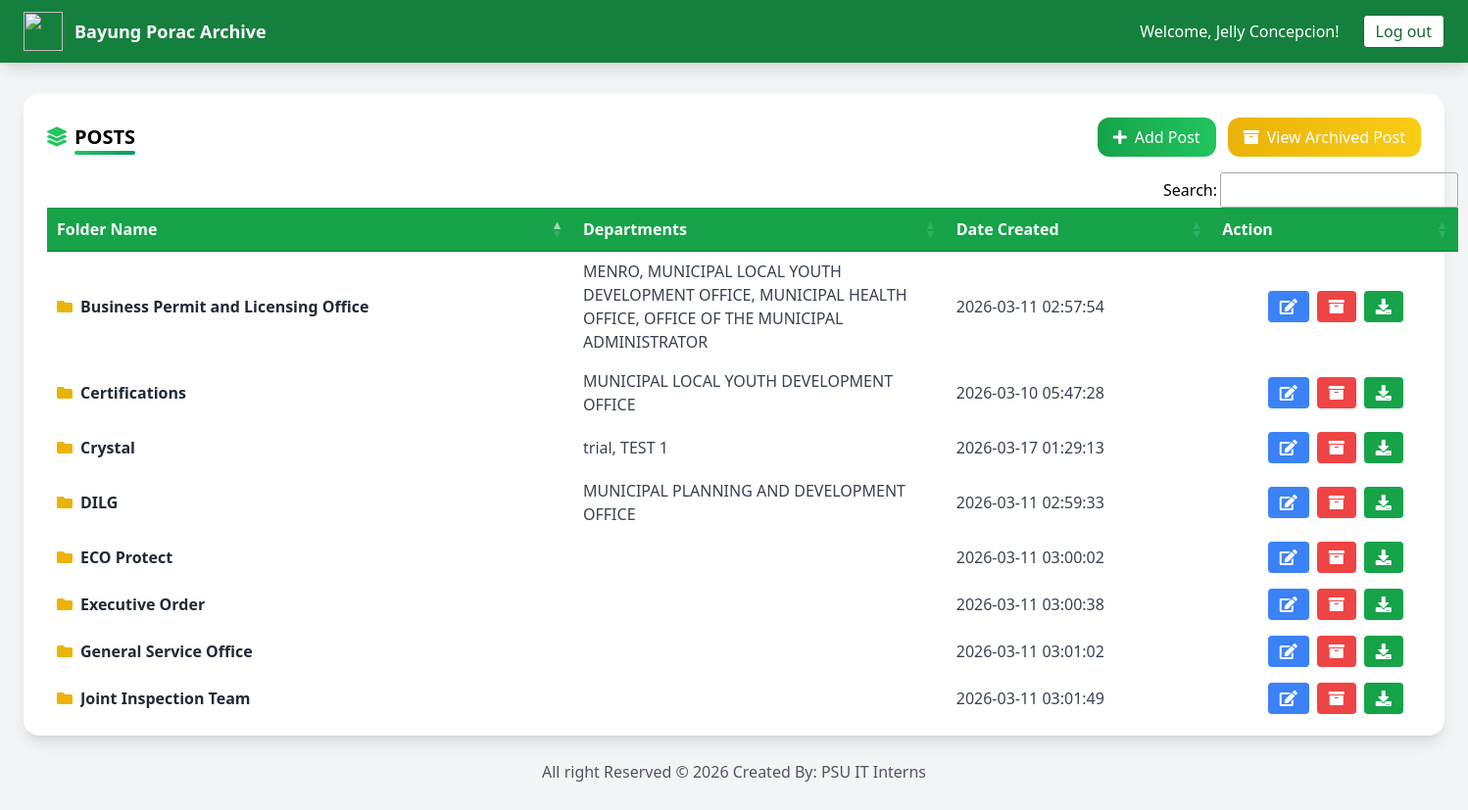
Screenshot of /Private_Dashboard/folder_management.php (signed in) with the database file from the repository.
### tables this page shows
CREATE TABLE `folders` (
  `folder_id` int(11) NOT NULL,
  `folder_name` varchar(150) NOT NULL,
  `folder_status` enum('Active','Archived') DEFAULT 'Active',
  `created_at` timestamp NOT NULL DEFAULT current_timestamp()
);

### Private_Dashboard/folder_management.php (the view, shortened to what this page needs)
<!DOCTYPE html>
<html lang="en">
<?php
require_once("../include/connection.php");
$query = mysqli_query($conn,"
SELECT
f.folder_id,
f.folder_name,
f.created_at,
GROUP_CONCAT(d.department_name SEPARATOR ', ') as departments
FROM folders f
LEFT JOIN folder_departments fd ON f.folder_id = fd.folder_id
LEFT JOIN departments d ON fd.department_id = d.department_id
WHERE f.folder_status='Active'
GROUP BY f.folder_id
ORDER BY f.folder_name ASC
");
?>
<head>
<link href="https://cdn.datatables.net/1.10.25/css/jquery.dataTables.min.css" rel="stylesheet">
<link rel="stylesheet" href="https://cdnjs.cloudflare.com/ajax/libs/font-awesome/5.15.4/css/all.min.css" />
<script src="https://cdn.tailwindcss.com"></script>
</head>
<body class="bg-gray-100 font-sans">
<nav class="fixed top-0 w-full bg-green-700 shadow-lg z-50">
  <div class="flex flex-col sm:flex-row justify-between items-center
              h-auto sm:h-16 px-4 sm:px-6 py-2 sm:py-0 gap-2 sm:gap-0">
    <div class="flex items-center space-x-3">
      <img src="js/img/municipalLogo.png" class="w-8 h-8 sm:w-10 sm:h-10 object-contain">
      <h1 class="text-white font-semibold text-base sm:text-lg text-center sm:text-left">
        Bayung Porac Archive
      </h1>
    </div>
    <div class="flex flex-col sm:flex-row items-center
                gap-2 sm:space-x-4 text-white
                text-sm sm:text-base text-center sm:text-left">
      <span>
        Welcome, <?php echo ucwords(htmlentities($_SESSION['admin_name'])); ?>!
      </span>
      <a href="#" onclick="confirmLogout(this)"
         class="bg-white text-green-800 border border-green-800 px-3 py-1 rounded
                hover:bg-green-800 hover:text-white hover:border-white
                transition-colors duration-300">
        Log out
      </a>
    </div>
  </div>
</nav>
<div class="mt-24 px-4 sm:px-6 flex flex-col lg:flex-row gap-6">
  <div class=" h-[655px] w-[1440px] lg:w-3/4 flex-1 lg:ml-0">
    <div class="bg-white rounded-2xl shadow-lg p-4 sm:p-6 h-full transition-all duration-300 hover:shadow-xl">
      <div class="flex flex-col sm:flex-row justify-between items-center gap-3 mb-4">
<h2 class="text-lg sm:text-xl font-semibold flex items-center gap-2 text-center sm:text-left">
  <i class="fas fa-layer-group text-green-500"></i>
  <span class="relative">
    POSTS
    <span class="absolute left-0 -bottom-1 w-full h-1 bg-gradient-to-r from-green-500 to-emerald-600 rounded"></span>
  </span>
</h2>
        <div class="flex flex-col sm:flex-row gap-2 sm:gap-3 w-full sm:w-auto">
          <button onclick="$('#modalAddFolder').removeClass('hidden');"
                  class="w-full sm:w-auto justify-center bg-gradient-to-r from-green-600 to-green-500 text-white px-4 py-2 rounded-xl hover:scale-105 hover:shadow-lg flex items-center gap-2 transition-all duration-300">
            <i class="fas fa-plus"></i> Add Post
          </button>
          <button onclick="openArchivedFolders();"
                  class="w-full sm:w-auto justify-center bg-gradient-to-r from-yellow-500 to-yellow-400 text-white px-4 py-2 rounded-xl hover:scale-105 hover:shadow-lg transition-all duration-300 flex items-center gap-2">
            <i class="fas fa-archive"></i> View Archived Post
          </button>
        </div>
      </div>
      <div class="h-[560px] w-[1440px] overflow-y-auto overflow-x-hidden">
  <table id="dtable" class="min-w-full border-gray-200 table-auto">
    <thead class="bg-green-600 text-white">
      <tr>
        <th class="px-4 py-2 text-left">Folder Name</th>
        <th class="px-4 py-2 text-left">Departments</th>
        <th class="px-4 py-2 text-left">Date Created</th>
        <th class="px-4 py-2 text-center">Action</th>
      </tr>
    </thead>
    <tbody class="text-gray-700">
      <?php while($row=mysqli_fetch_array($query)){ ?>
      <tr class="border-b hover:bg-green-50 hover:shadow-lg hover:-translate-y-1 transition-transform duration-300">
  <td class="px-4 py-2 align-middle">
    <a href="add_document.php?folder_id=<?php echo $row['folder_id']; ?>"
       class="flex items-center gap-2 text-gray-800 hover:text-green-700 truncate">
      <i class="fas fa-folder text-yellow-500"></i>
      <b class="truncate"><?php echo $row['folder_name']; ?></b>
    </a>
  </td>
  <td class="px-4 py-2 align-middle text-xs sm:text-sm md:text-base break-words max-w-[220px]">
    <?php echo $row['departments']; ?>
  </td>
  <td class="px-4 py-2 align-middle">
    <?php echo $row['created_at']; ?>
  </td>
  <td class="px-4 py-2 align-middle">
    <div class="flex flex-col sm:flex-row items-center justify-center gap-2">
      <button onclick="$('#modalEditFolder<?php echo $row['folder_id']; ?>').removeClass('hidden');"
              class="bg-blue-500 text-white px-3 py-1 rounded hover:bg-blue-600 w-full sm:w-auto
                     transform transition duration-200 hover:scale-105 hover:shadow-lg">
        <i class="fas fa-edit"></i>
      </button>
      <a href="#" onclick="confirmArchive(<?php echo $row['folder_id']; ?>)"
         class="bg-red-500 text-white px-3 py-1 rounded hover:bg-red-600 w-full sm:w-auto text-center
                transform transition duration-200 hover:scale-105 hover:shadow-lg">
        <i class="fas fa-archive"></i>
      </a>
      <a href="download_folder.php?folder_id=<?php echo $row['folder_id']; ?>"
   class="bg-green-600 text-white px-3 py-1 rounded hover:bg-green-700 w-full sm:w-auto text-center
          transform transition duration-200 hover:scale-105 hover:shadow-lg">
   <i class="fas fa-download"></i>
</a>
    </div>
  </td>
</tr>
      <?php } ?>
    </tbody>
  </table>
</div>
<footer class="mt-10 text-center text-gray-600">
  <p>All right Reserved &copy; <?php echo date('Y');?> Created By: PSU IT Interns</p>
</footer>
</body>
</html>

### rows the page displays
folders: folder_name "Business Permit and Licensing Office", departments "MENRO, MUNICIPAL LOCAL YOUTH DEVELOPMENT OFFICE, MUNICIPAL HEALTH OFFICE, OFFICE OF THE MUNICIPAL ADMINISTRATOR", created_at "2026-03-11 02:57:54"
folders: folder_name "Certifications", departments "MUNICIPAL LOCAL YOUTH DEVELOPMENT OFFICE", created_at "2026-03-10 05:47:28"
folders: folder_name "Crystal", departments "trial, TEST 1", created_at "2026-03-17 01:29:13"
folders: folder_name "DILG", departments "MUNICIPAL PLANNING AND DEVELOPMENT OFFICE", created_at "2026-03-11 02:59:33"
folders: folder_name "ECO Protect", created_at "2026-03-11 03:00:02"
folders: folder_name "Executive Order", created_at "2026-03-11 03:00:38"
folders: folder_name "General Service Office", created_at "2026-03-11 03:01:02"
folders: folder_name "Joint Inspection Team", created_at "2026-03-11 03:01:49"

### other values shown
$_SESSION['admin_name'] "Jelly Concepcion"
